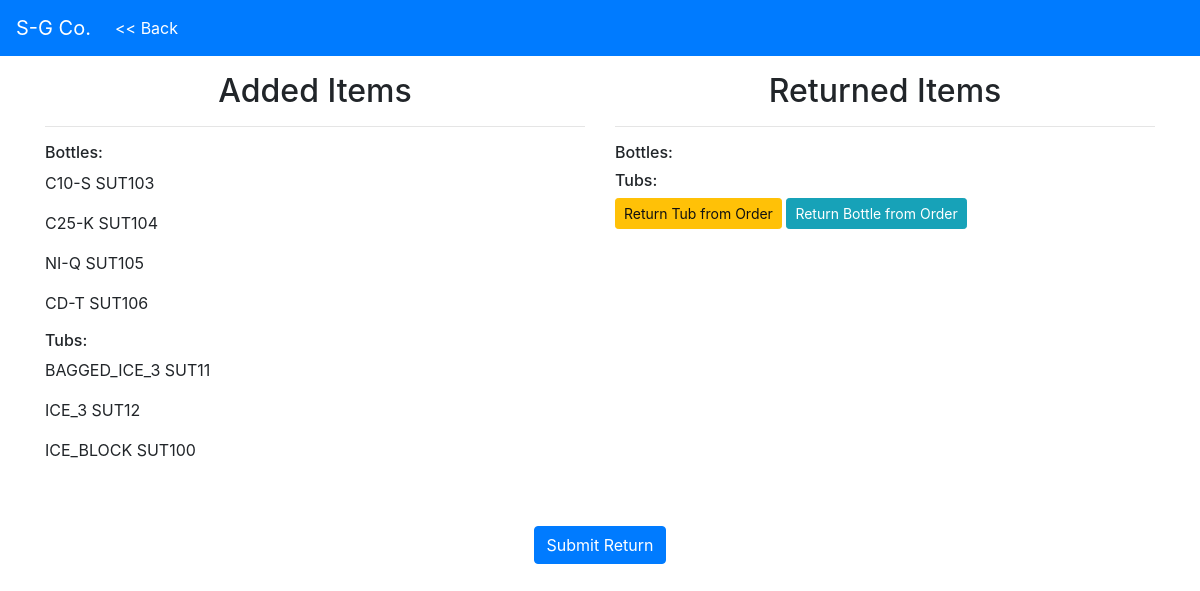
The app's page /warehouse/orders/32/return/ with its own data.
### inventory/models.py (models this page shows, shortened)
class Bottle(models.Model):
    TRUCK = 'TK'
    CUSTOMER = 'CS'
    DOCKED_EMPTY = 'DE'
    DOCKED_FULL = 'DF'
    RETEST = 'RT'
    STATUS_CHOICES = (
        (TRUCK, 'On Truck'),
        (CUSTOMER, 'Customer Site'),
        (DOCKED_FULL, 'Docked Full'),
        (DOCKED_EMPTY, 'Docked Empty'),
        (RETEST, 'Retest'),
    )
    ACETYLENE = 'AC'
    ARGON = 'AR'
    BEER_GAS = 'BG'
    CARBON_DIOXIDE = 'CD'
    GUINNESS_GAS = 'GS'
    HELIUM = 'HE'
    MIX_C2 = 'C2'
    MIX_C10 = 'C10'
    MIX_C25 = 'C25'
    NITROGEN = 'NI'
    OXYGEN = 'OX'
    STARGON = 'ST'
    SYPHON = 'SY'
    FILL_CHOICES = (
        (ACETYLENE, 'Acetylene'),
        (ARGON, 'Argon'),
        (BEER_GAS, 'Beer Gas'),
        (CARBON_DIOXIDE, 'Carbon Dioxide'),
        (GUINNESS_GAS, 'Guinness Gas'),
        (HELIUM, 'Helium'),
        (MIX_C2, 'Mix C2'),
        (MIX_C10, 'Mix C10'),
        (MIX_C25, 'Mix C25'),
        (NITROGEN, 'Nitrogen'),
        (OXYGEN, 'Oxygen'),
        (STARGON, 'Stargon'),
        (SYPHON, 'Syphon'),
    )
    SIZE_CHOICES = (
        ('T', 'T'),
        ('K', 'K'),
        ('S', 'S'),
        ('D', 'D'),
        ('Q', 'Q'),
        ('R', 'R'),
        ('50', '50'),
        ('40', '40'),
        ('20', '20'),
        ('15', '15'),
        ('10', '10'),
        ('5', '5'),
        ('2.5', '2.5'),
    )
    status = models.CharField(max_length=2, choices=STATUS_CHOICES, default=DOCKED_FULL)
    fill = models.CharField(max_length=3, choices=FILL_CHOICES)
    size = models.CharField(max_length=3, choices=SIZE_CHOICES, default='T')
    barcode = models.CharField(max_length=15, unique=True)
    serial_number = models.CharField(max_length=15, unique=True, primary_key=True)
    emp_init = models.CharField(max_length=3)
    order = models.ForeignKey(Order, null=True, blank=False, on_delete=models.CASCADE)

class Tub(models.Model):
    TRUCK = 'TK'
    CUSTOMER = 'CS'
    DOCKED_EMPTY = 'DE'
    DOCKED_FULL = 'DF'
    STATUS_CHOICES = (
        (TRUCK, 'On Truck'),
        (CUSTOMER, 'Customer Site'),
        (DOCKED_FULL, 'Docked Full'),
        (DOCKED_EMPTY, 'Docked Empty'),
    )
    ICE_3 = 'ICE_3'
    ICE_16 = 'ICE_16'
    ICE_BLOCK = 'ICE_BLOCK'
    BAGGED_ICE_16 = 'BAGGED_ICE_16'
    BAGGED_ICE_3 = 'BAGGED_ICE_3'
    FILL_CHOICES = (
        (ICE_3, '3 Mill'),
        (ICE_16, '16 Mill'),
        (ICE_BLOCK, 'Ice Block'),
        (BAGGED_ICE_3, '3 Mill Bagged'),
        (BAGGED_ICE_16, '16 Mill Bagged'),
    )
    status = models.CharField(max_length=2, choices=STATUS_CHOICES, default=DOCKED_EMPTY)
    fill = models.CharField(max_length=13, choices=FILL_CHOICES, default=ICE_3)
    barcode = models.CharField(max_length=15, unique=True)
    serial_number = models.CharField(max_length=15, unique=True, primary_key=True)
    emp_init = models.CharField(max_length=3)
    order = models.ForeignKey(Order, null=True, blank=False, on_delete=models.CASCADE)

### warehouse/views.py (the view)
# urls.py: url(r'^orders/(?P<order_num>[0-9]+)/return/$', views.return_order, name='order_return'),
def return_order(request, order_num):
    order = Order.objects.get(order_number=order_num)
    added_bottles = Bottle.objects.filter(order_id=order_num, status='CS')
    added_tubs = Tub.objects.filter(order_id=order_num, status='CS')
    returned_bottles = Bottle.objects.filter(order=order, status='DE')
    returned_tubs = Tub.objects.filter(order=order, status='DE')
    order_number = order.order_number
    context = {
        'order': order,
        'added_bottles': added_bottles,
        'added_tubs': added_tubs,
        'order_num': order_number,
        'returned_tubs': returned_tubs,
        'returned_bottles': returned_bottles
    }
    return render(request, 'warehouse/return-order.html', context)

### templates/warehouse/return-order.html (shortened to what this page needs)
{% extends 'warehouse/base.html' %}
{% block back_link %}{% url 'warehouse:orders' %}{% endblock %}
{% block body %}
<div class="container">
  <div class="row mt-3">
    <div class="col-6">
      <h2 class="text-center">Added Items</h2>
      <hr>
      <h6>Bottles:</h6>
      {% for bottle in added_bottles %}
        <p>{{ bottle.fill }}-{{ bottle.size }} {{ bottle.barcode }}</p>
      {% endfor %}
      <h6>Tubs:</h6>
      {% for tub in added_tubs %}
          <p>{{ tub.fill }} {{ tub.barcode }}</p>
      {% endfor %}
    </div>
    <div class="col-6">
      <h2 class="text-center">Returned Items</h2>
      <hr>
      <h6>Bottles:</h6>
      <h6>Tubs:</h6>
      <a id="tubmodalopen" data-toggle='modal' data-target='#returntubmodal' href="{% url 'warehouse:return_order_tub' order_num %}" class="btn btn-sm btn-warning">Return Tub from Order</a>
      <a id="bottlemodalopen" data-toggle='modal' data-target='#returnbottlemodal' href="{% url 'warehouse:return_order_bottle' order_num %}" class="btn btn-sm btn-info">Return Bottle from Order</a>
    </div>
  </div>
  <div class="row justify-content-center mt-5">
    <div class="col text-center">
      <a href="{% url 'warehouse:orders' %}" class="btn btn-primary">Submit Return</a>
    </div>
  </div>
</div>
{% endblock %}

### records on screen
Bottle: fill "C10", size "S", barcode "SUT103"
Bottle: fill "C25", size "K", barcode "SUT104"
Bottle: fill "NI", size "Q", barcode "SUT105"
Bottle: fill "CD", size "T", barcode "SUT106"
Tub: fill "BAGGED_ICE_3", barcode "SUT11"
Tub: fill "ICE_3", barcode "SUT12"
Tub: fill "ICE_BLOCK", barcode "SUT100"
